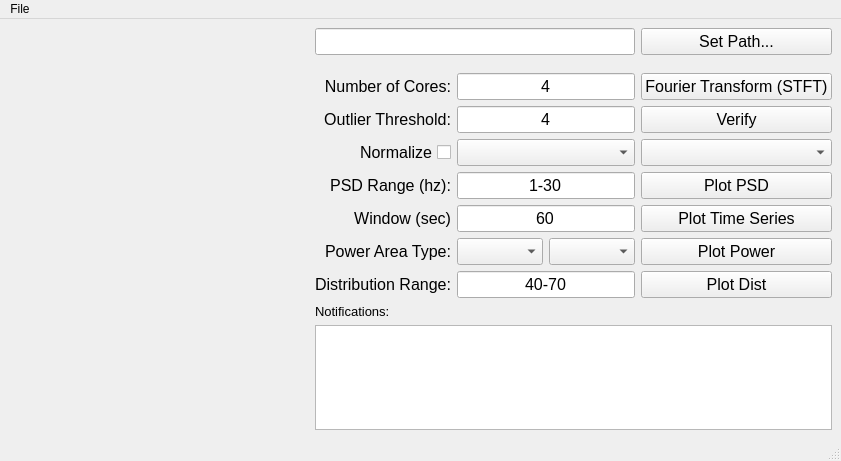
<?xml version="1.0" encoding="UTF-8"?>
<ui version="4.0">
 <class>SAKEDSP</class>
 <widget class="QMainWindow" name="SAKEDSP">
  <property name="geometry">
   <rect>
    <x>0</x>
    <y>0</y>
    <width>829</width>
    <height>461</height>
   </rect>
  </property>
  <property name="windowTitle">
   <string>SAKE Plot</string>
  </property>
  <widget class="QWidget" name="centralwidget">
   <layout class="QGridLayout" name="gridLayout">
    <item row="5" column="2" colspan="2">
     <widget class="QComboBox" name="normCol">
      <property name="font">
       <font>
        <pointsize>12</pointsize>
       </font>
      </property>
     </widget>
    </item>
    <item row="5" column="4">
     <widget class="QComboBox" name="normGroup">
      <property name="font">
       <font>
        <pointsize>12</pointsize>
       </font>
      </property>
     </widget>
    </item>
    <item row="5" column="1">
     <widget class="QCheckBox" name="checkBoxNorm">
      <property name="font">
       <font>
        <pointsize>12</pointsize>
       </font>
      </property>
      <property name="layoutDirection">
       <enum>Qt::RightToLeft</enum>
      </property>
      <property name="text">
       <string>Normalize</string>
      </property>
      <property name="tristate">
       <bool>false</bool>
      </property>
     </widget>
    </item>
    <item row="6" column="1">
     <widget class="QLabel" name="labelPSDRange">
      <property name="font">
       <font>
        <pointsize>12</pointsize>
        <weight>50</weight>
        <bold>false</bold>
       </font>
      </property>
      <property name="text">
       <string>PSD Range (hz):</string>
      </property>
      <property name="alignment">
       <set>Qt::AlignRight|Qt::AlignTrailing|Qt::AlignVCenter</set>
      </property>
     </widget>
    </item>
    <item row="9" column="2" colspan="2">
     <widget class="QLineEdit" name="distEdit">
      <property name="font">
       <font>
        <pointsize>12</pointsize>
       </font>
      </property>
      <property name="text">
       <string>40-70</string>
      </property>
      <property name="alignment">
       <set>Qt::AlignCenter</set>
      </property>
     </widget>
    </item>
    <item row="10" column="1">
     <widget class="QLabel" name="label">
      <property name="font">
       <font>
        <pointsize>10</pointsize>
       </font>
      </property>
      <property name="text">
       <string>Notifications:</string>
      </property>
     </widget>
    </item>
    <item row="9" column="1">
     <widget class="QLabel" name="labelDist">
      <property name="font">
       <font>
        <pointsize>12</pointsize>
       </font>
      </property>
      <property name="text">
       <string>Distribution Range:</string>
      </property>
      <property name="alignment">
       <set>Qt::AlignRight|Qt::AlignTrailing|Qt::AlignVCenter</set>
      </property>
     </widget>
    </item>
    <item row="9" column="4">
     <widget class="QPushButton" name="distButton">
      <property name="font">
       <font>
        <pointsize>12</pointsize>
       </font>
      </property>
      <property name="text">
       <string>Plot Dist</string>
      </property>
     </widget>
    </item>
    <item row="0" column="0" rowspan="12">
     <widget class="QLabel" name="picLabel">
      <property name="sizePolicy">
       <sizepolicy hsizetype="MinimumExpanding" vsizetype="MinimumExpanding">
        <horstretch>0</horstretch>
        <verstretch>0</verstretch>
       </sizepolicy>
      </property>
      <property name="minimumSize">
       <size>
        <width>300</width>
        <height>400</height>
       </size>
      </property>
      <property name="text">
       <string/>
      </property>
     </widget>
    </item>
    <item row="0" column="4">
     <widget class="QPushButton" name="pathButton">
      <property name="font">
       <font>
        <pointsize>12</pointsize>
       </font>
      </property>
      <property name="text">
       <string>Set Path...</string>
      </property>
     </widget>
    </item>
    <item row="3" column="1">
     <widget class="QLabel" name="labelCores">
      <property name="font">
       <font>
        <pointsize>12</pointsize>
       </font>
      </property>
      <property name="layoutDirection">
       <enum>Qt::LeftToRight</enum>
      </property>
      <property name="text">
       <string>Number of Cores:</string>
      </property>
      <property name="alignment">
       <set>Qt::AlignRight|Qt::AlignTrailing|Qt::AlignVCenter</set>
      </property>
     </widget>
    </item>
    <item row="8" column="3">
     <widget class="QComboBox" name="plotType">
      <property name="font">
       <font>
        <pointsize>12</pointsize>
       </font>
      </property>
     </widget>
    </item>
    <item row="3" column="2" colspan="2">
     <widget class="QLineEdit" name="coresEdit">
      <property name="font">
       <font>
        <pointsize>12</pointsize>
       </font>
      </property>
      <property name="text">
       <string>4</string>
      </property>
      <property name="alignment">
       <set>Qt::AlignCenter</set>
      </property>
     </widget>
    </item>
    <item row="3" column="4">
     <widget class="QPushButton" name="STFTButton">
      <property name="font">
       <font>
        <pointsize>12</pointsize>
       </font>
      </property>
      <property name="text">
       <string>Fourier Transform (STFT)</string>
      </property>
     </widget>
    </item>
    <item row="4" column="4">
     <widget class="QPushButton" name="verifyButton">
      <property name="font">
       <font>
        <pointsize>12</pointsize>
       </font>
      </property>
      <property name="text">
       <string>Verify</string>
      </property>
     </widget>
    </item>
    <item row="11" column="1" colspan="4">
     <widget class="QTextBrowser" name="errorBrowser">
      <property name="font">
       <font>
        <pointsize>10</pointsize>
       </font>
      </property>
     </widget>
    </item>
    <item row="6" column="4">
     <widget class="QPushButton" name="PSDButton">
      <property name="font">
       <font>
        <pointsize>12</pointsize>
       </font>
      </property>
      <property name="text">
       <string>Plot PSD</string>
      </property>
     </widget>
    </item>
    <item row="0" column="1" colspan="3">
     <widget class="QLineEdit" name="pathEdit">
      <property name="font">
       <font>
        <pointsize>12</pointsize>
       </font>
      </property>
      <property name="alignment">
       <set>Qt::AlignRight|Qt::AlignTrailing|Qt::AlignVCenter</set>
      </property>
      <property name="readOnly">
       <bool>true</bool>
      </property>
     </widget>
    </item>
    <item row="8" column="2">
     <widget class="QComboBox" name="plotValue">
      <property name="font">
       <font>
        <pointsize>12</pointsize>
       </font>
      </property>
     </widget>
    </item>
    <item row="8" column="4">
     <widget class="QPushButton" name="PowerAreaButton">
      <property name="font">
       <font>
        <pointsize>12</pointsize>
       </font>
      </property>
      <property name="text">
       <string>Plot Power</string>
      </property>
     </widget>
    </item>
    <item row="4" column="1">
     <widget class="QLabel" name="labelThresh">
      <property name="font">
       <font>
        <pointsize>12</pointsize>
        <weight>50</weight>
        <bold>false</bold>
       </font>
      </property>
      <property name="text">
       <string>Outlier Threshold:</string>
      </property>
      <property name="alignment">
       <set>Qt::AlignRight|Qt::AlignTrailing|Qt::AlignVCenter</set>
      </property>
     </widget>
    </item>
    <item row="6" column="2" colspan="2">
     <widget class="QLineEdit" name="PSDEdit">
      <property name="font">
       <font>
        <pointsize>12</pointsize>
       </font>
      </property>
      <property name="text">
       <string>1-30</string>
      </property>
      <property name="frame">
       <bool>true</bool>
      </property>
      <property name="alignment">
       <set>Qt::AlignCenter</set>
      </property>
     </widget>
    </item>
    <item row="4" column="2" colspan="2">
     <widget class="QLineEdit" name="threshEdit">
      <property name="font">
       <font>
        <pointsize>12</pointsize>
       </font>
      </property>
      <property name="text">
       <string>4</string>
      </property>
      <property name="alignment">
       <set>Qt::AlignCenter</set>
      </property>
     </widget>
    </item>
    <item row="8" column="1">
     <widget class="QLabel" name="labelPlotType">
      <property name="font">
       <font>
        <pointsize>12</pointsize>
        <weight>50</weight>
        <bold>false</bold>
       </font>
      </property>
      <property name="text">
       <string>Power Area Type:</string>
      </property>
      <property name="alignment">
       <set>Qt::AlignRight|Qt::AlignTrailing|Qt::AlignVCenter</set>
      </property>
     </widget>
    </item>
    <item row="7" column="4">
     <widget class="QPushButton" name="timeSeriesButton">
      <property name="font">
       <font>
        <pointsize>12</pointsize>
       </font>
      </property>
      <property name="text">
       <string>Plot Time Series</string>
      </property>
     </widget>
    </item>
    <item row="7" column="1">
     <widget class="QLabel" name="label_2">
      <property name="font">
       <font>
        <pointsize>12</pointsize>
       </font>
      </property>
      <property name="text">
       <string>Window (sec)</string>
      </property>
      <property name="alignment">
       <set>Qt::AlignRight|Qt::AlignTrailing|Qt::AlignVCenter</set>
      </property>
     </widget>
    </item>
    <item row="7" column="2" colspan="2">
     <widget class="QLineEdit" name="timeWindowEdit">
      <property name="font">
       <font>
        <pointsize>12</pointsize>
       </font>
      </property>
      <property name="text">
       <string>60</string>
      </property>
      <property name="alignment">
       <set>Qt::AlignCenter</set>
      </property>
     </widget>
    </item>
   </layout>
  </widget>
  <widget class="QMenuBar" name="menubar">
   <property name="geometry">
    <rect>
     <x>0</x>
     <y>0</y>
     <width>829</width>
     <height>22</height>
    </rect>
   </property>
   <widget class="QMenu" name="menuFile">
    <property name="title">
     <string>File</string>
    </property>
    <addaction name="actionSettings"/>
   </widget>
   <addaction name="menuFile"/>
  </widget>
  <widget class="QStatusBar" name="statusbar"/>
  <action name="actionSettings">
   <property name="text">
    <string>Settings</string>
   </property>
  </action>
 </widget>
 <resources/>
 <connections/>
</ui>
